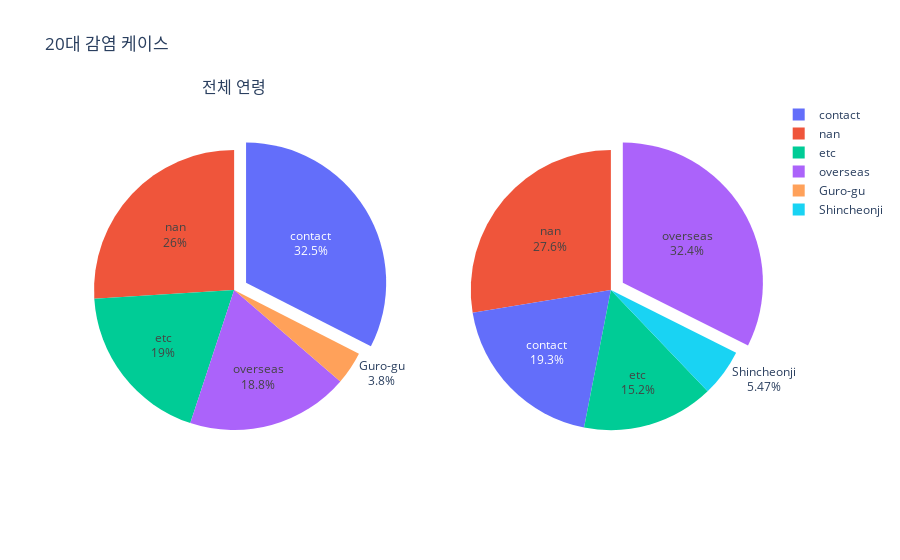

The code cell stored with this chart in its notebook:
### Code cell
fig = make_subplots(rows=1, cols=2, specs=[[{'type':'domain'}, {'type':'domain'}]],
                   subplot_titles=['전체 연령'])

fig.add_trace(go.Pie(values=patientTotal.values, labels=patientTotal.index, 
                    name='>', pull=[.1,0]),row=1,col=1)
fig.add_trace(go.Pie(values=patient20sTop.values, labels=patient20sTop.index, 
                    name='>', pull=[.1,0]),row=1,col=2,)

fig.update_traces(textinfo="percent+label")
fig.update_layout(title='20대 감염 케이스', showlegend=True,
                 height=500)
fig.show()

### Figure 1 — Plotly figure (JSON) as saved in the notebook; plotly's stock layout.template omitted (floating-point values rounded to 4 significant figures)
{"data": [{"domain": {"x": [0, 0.45], "y": [0, 1]}, "labels": ["contact", "nan", "etc", "overseas", "Guro-gu"], "name": ">", "pull": [0.1, 0], "textinfo": "percent+label", "type": "pie", "values": [957, 765, 558, 552, 112]}, {"domain": {"x": [0.55, 1], "y": [0, 1]}, "labels": ["overseas", "nan", "contact", "etc", "Shincheonji"], "name": ">", "pull": [0.1, 0], "textinfo": "percent+label", "type": "pie", "values": [243, 207, 145, 114, 41]}], "layout": {"annotations": [{"font": {"size": 16}, "showarrow": false, "text": "전체 연령", "x": 0.225, "xanchor": "center", "xref": "paper", "y": 1, "yanchor": "bottom", "yref": "paper"}], "autosize": true, "showlegend": true, "title": {"text": "20대 감염 케이스"}}}
